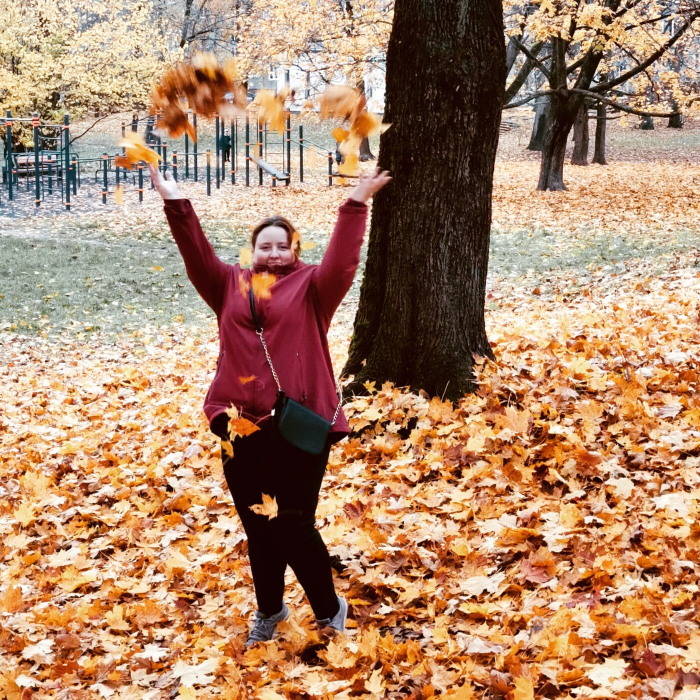
#> input picture tools/pins/life/life-autumn-leaves.jpg, 1400 x 1400 px (shown at 1/2 size); its folder holds only this picture in this run
$ python life_pal.py
#> lines starting #> are read from the running program, lines starting #| are printed output that depends on the picture
# Палитры из фото Алины (tools/pins/life/*.jpg) → tools/pins/life/palettes.json: 6 цветов, без почти-одинаковых, от светлого к тёмному.
import json, os, colorsys
from PIL import Image
D = os.path.join(os.path.dirname(__file__), 'life'); out = {}
for f in sorted(os.listdir(D)):
    if not f.endswith('.jpg'): continue
    im = Image.open(os.path.join(D, f)).convert('RGB'); im.thumbnail((240, 240))
#> further down, im is the input picture: PIL image 1400x1400 RGB; mean R, G, B 174.4, 135.8, 107.8
#> after `im.thumbnail((240, 240))`:
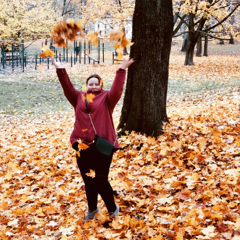
#> im: PIL image 240x240 RGB; mean R, G, B 174.5, 136, 107.9
    q = im.quantize(28, method=Image.Quantize.MEDIANCUT); pal = q.getpalette(); cnt = sorted(q.getcolors(), reverse=True)
#> after `q = im.quantize(28, method=Image.Quantize.MEDIANCUT)`:
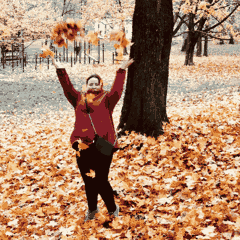
#> q: PIL image 240x240 P; mean R, G, B 174.9, 136, 107.8
#> after `pal = q.getpalette()`: pal = 84 values, max 248 at index 0, min 3 at index 83, mean 137
#> after `cnt = sorted(q.getcolors(), reverse=True)`: cnt = 28 pairs, first value 1301 to 2954, second value 0 to 27
    tot = sum(c for c, i in cnt); cand = [(c / tot, tuple(pal[i*3:i*3+3])) for c, i in cnt]
#> after `tot = sum((c for c, i in cnt))`: tot = 57600
#> after `cand = [(c / tot, tuple(pal[i * 3:i * 3 + 3])) for c, i in cnt]`: cand = 28 items
    sat = lambda c: colorsys.rgb_to_hsv(*[x/255 for x in c])[1] * colorsys.rgb_to_hsv(*[x/255 for x in c])[2]
    far = lambda rgb, cols: all(sum((a-b)**2 for a, b in zip(rgb, o)) > 2600 for o in cols)
    cols = []
    for w, rgb in cand:  # 3 главных по площади
        if len(cols) < 3 and far(rgb, cols): cols.append(rgb)
#> this loop made 28 passes
#> (w, rgb) on passes 1 to 12: (0.0513, (26, 6, 3)), (0.0491, (239, 210, 180)), (0.0465, (218, 205, 187)), (0.0464, (34, 17, 8)), (0.045, (243, 229, 205)), (0.0432, (239, 220, 193)), (0.0414, (230, 169, 109)), (0.0412, (229, 191, 159)), (0.038, (206, 168, 139)), (0.0365, (174, 89, 45)), (0.0357, (224, 144, 66)), (0.0357, (39, 29, 20))
#> after the loop, cols = [(26, 6, 3), (239, 210, 180), (230, 169, 109)]
    for w, rgb in sorted([x for x in cand if x[0] > .004], key=lambda x: -sat(x[1]) * (x[0] ** .25)):  # 3 ярких акцента
        if len(cols) < 6 and far(rgb, cols): cols.append(rgb)
#> this loop made 28 passes
#> (w, rgb) on passes 1 to 12: (0.0357, (224, 144, 66)), (0.03, (201, 102, 37)), (0.034, (209, 124, 62)), (0.0365, (174, 89, 45)), (0.0414, (230, 169, 109)), (0.0326, (145, 59, 30)), (0.0344, (238, 188, 125)), (0.0347, (209, 147, 107)), (0.0347, (127, 30, 38)), (0.0305, (242, 205, 151)), (0.0412, (229, 191, 159)), (0.038, (206, 168, 139))
#> after the loop, cols = [(26, 6, 3), (239, 210, 180), (230, 169, 109), (201, 102, 37), (145, 59, 30), (174, 132, 105)]
    for w, rgb in cand:
        if len(cols) < 6 and far(rgb, cols): cols.append(rgb)
    cols.sort(key=lambda c: -colorsys.rgb_to_hls(*[x/255 for x in c])[1])
    out[f[:-4]] = ['#%02X%02X%02X' % c for c in cols]
json.dump(out, open(os.path.join(D, 'palettes.json'), 'w'), indent=0)
print(len(out))
#| 1

$ run again, on tools/pins/life/life-childhood.jpg
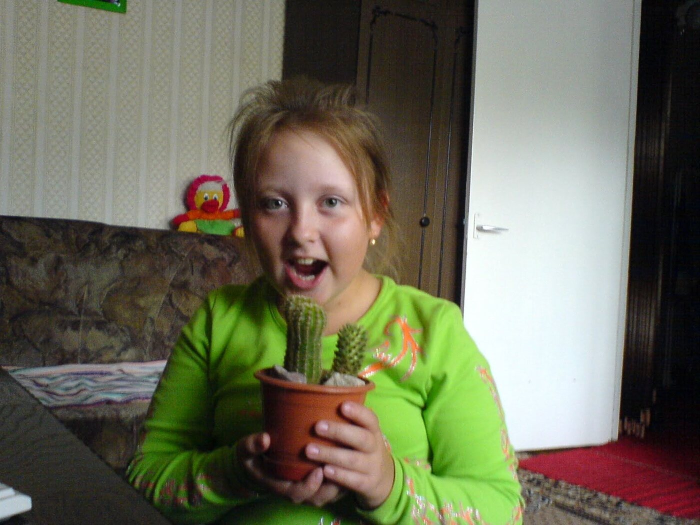
#> input picture tools/pins/life/life-childhood.jpg, 1400 x 1050 px (shown at 1/2 size)
#> im is the input picture: PIL image 1400x1050 RGB; mean R, G, B 108.9, 108.9, 89.3
#> `im.thumbnail((240, 240))`:
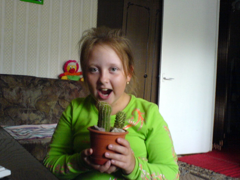
#> im: PIL image 240x180 RGB; mean R, G, B 109, 109, 89.4
#> `q = im.quantize(28, method=Image.Quantize.MEDIANCUT)`:
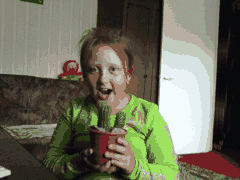
#> q: PIL image 240x180 P; mean R, G, B 108.8, 108.4, 90.5
#> pal = 84 values, max 253 at index 2, min 8 at index 81, mean 106
#> cnt = 28 pairs, first value 786 to 2696, second value 0 to 27
#> tot = 43200
#> cand = 28 items
#> the loop `for w, rgb in cand:` made 28 passes
#> (w, rgb) on passes 1 to 8: (0.0624, (8, 9, 11)), (0.0564, (144, 145, 132)), (0.0547, (136, 135, 119)), (0.0473, (53, 48, 40)), (0.0463, (69, 61, 49)), (0.0438, (92, 80, 62)), (0.0437, (38, 36, 27)), (0.0405, (184, 175, 162))
#> after the loop `for w, rgb in cand:`: cols = [(8, 9, 11), (144, 145, 132), (53, 48, 40)]
#> the loop `for w, rgb in sorted([x for x in cand if x[0] > .004], key=lambda x: -..` made 28 passes
#> (w, rgb) on passes 1 to 8: (0.0316, (158, 226, 96)), (0.0292, (137, 194, 80)), (0.0269, (114, 31, 36)), (0.0282, (122, 87, 67)), (0.024, (169, 137, 116)), (0.0265, (105, 125, 76)), (0.0251, (69, 80, 42)), (0.0438, (92, 80, 62))
#> after the loop `for w, rgb in sorted([x for x in cand if x[0] > .004], key=lambda x: -..`: cols = [(8, 9, 11), (144, 145, 132), (53, 48, 40), (158, 226, 96), (114, 31, 36), (122, 87, 67)]
#| 1

$ run again, on tools/pins/life/life-coffee-park.jpg
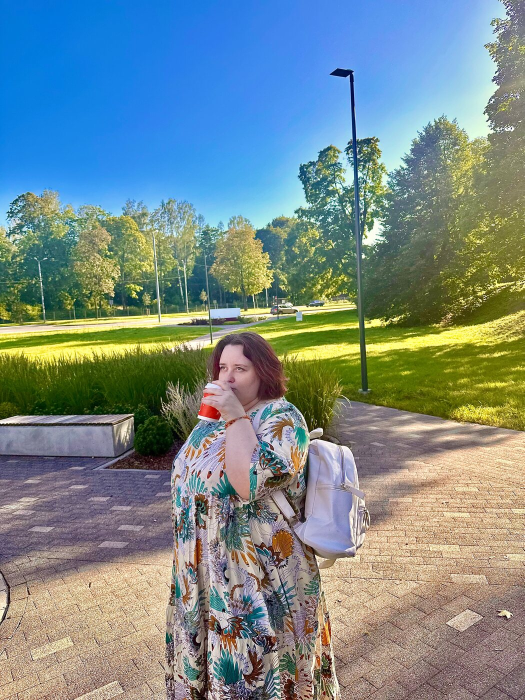
#> input picture tools/pins/life/life-coffee-park.jpg, 1049 x 1400 px (shown at 1/2 size)
#> im is the input picture: PIL image 1049x1400 RGB; mean R, G, B 120.7, 138.8, 138.6
#> `im.thumbnail((240, 240))`:
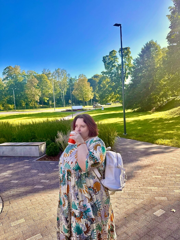
#> im: PIL image 180x240 RGB; mean R, G, B 120.8, 138.9, 138.7
#> `q = im.quantize(28, method=Image.Quantize.MEDIANCUT)`:
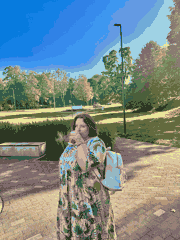
#> q: PIL image 180x240 P; mean R, G, B 120.3, 137.8, 139.1
#> pal = 84 values, max 240 at index 41, min 7 at index 63, mean 136.4
#> cnt = 28 pairs, first value 825 to 2809, second value 0 to 27
#> tot = 43200
#> cand = 28 items
#> the loop `for w, rgb in cand:` made 28 passes
#> (w, rgb) on passes 1 to 8: (0.065, (127, 107, 108)), (0.0536, (45, 55, 35)), (0.0521, (99, 106, 62)), (0.0462, (137, 124, 113)), (0.0453, (205, 176, 138)), (0.0424, (180, 151, 121)), (0.0409, (61, 151, 240)), (0.0404, (152, 128, 119))
#> after the loop `for w, rgb in cand:`: cols = [(127, 107, 108), (45, 55, 35), (99, 106, 62)]
#> the loop `for w, rgb in sorted([x for x in cand if x[0] > .004], key=lambda x: -..` made 28 passes
#> (w, rgb) on passes 1 to 8: (0.0368, (20, 129, 229)), (0.0304, (7, 123, 222)), (0.0409, (61, 151, 240)), (0.0296, (54, 139, 236)), (0.0235, (48, 130, 230)), (0.0336, (99, 154, 227)), (0.0235, (112, 171, 216)), (0.0453, (205, 176, 138))
#> after the loop `for w, rgb in sorted([x for x in cand if x[0] > .004], key=lambda x: -..`: cols = [(127, 107, 108), (45, 55, 35), (99, 106, 62), (20, 129, 229), (99, 154, 227), (205, 176, 138)]
#| 1

$ run again, on tools/pins/life/life-curlers.jpg
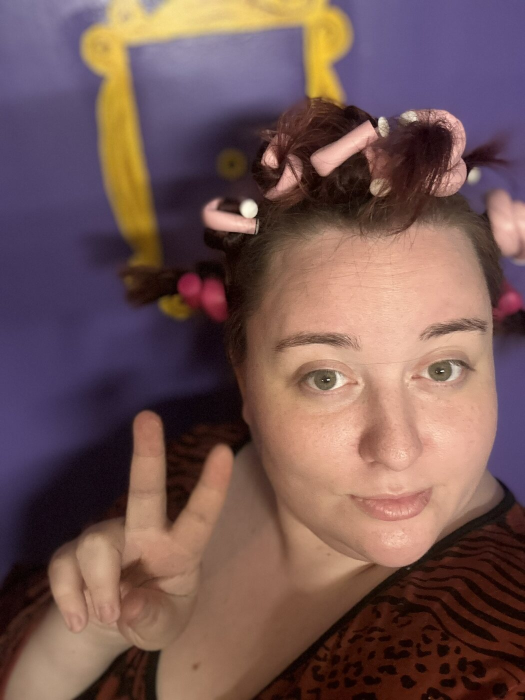
#> input picture tools/pins/life/life-curlers.jpg, 1050 x 1400 px (shown at 1/2 size)
#> im is the input picture: PIL image 1050x1400 RGB; mean R, G, B 115.7, 86.7, 84.7
#> `im.thumbnail((240, 240))`:
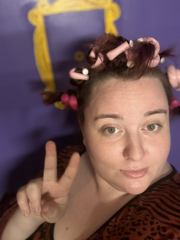
#> im: PIL image 180x240 RGB; mean R, G, B 115.8, 86.8, 84.9
#> `q = im.quantize(28, method=Image.Quantize.MEDIANCUT)`:
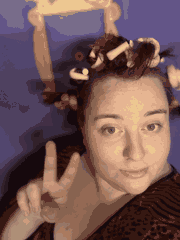
#> q: PIL image 180x240 P; mean R, G, B 115.8, 86.2, 84.8
#> pal = 84 values, max 237 at index 0, min 9 at index 82, mean 98.85
#> cnt = 28 pairs, first value 120 to 3032, second value 0 to 27
#> tot = 43200
#> cand = 28 items
#> the loop `for w, rgb in cand:` made 28 passes
#> (w, rgb) on passes 1 to 8: (0.0702, (54, 24, 18)), (0.0691, (99, 85, 135)), (0.0684, (79, 65, 96)), (0.0605, (22, 9, 13)), (0.0521, (40, 14, 10)), (0.0518, (230, 181, 146)), (0.0468, (136, 99, 80)), (0.0456, (110, 74, 59))
#> after the loop `for w, rgb in cand:`: cols = [(54, 24, 18), (99, 85, 135), (230, 181, 146)]
#> the loop `for w, rgb in sorted([x for x in cand if x[0] > .004], key=lambda x: -..` made 27 passes
#> (w, rgb) on passes 1 to 8: (0.0518, (230, 181, 146)), (0.04, (218, 168, 136)), (0.0248, (237, 199, 145)), (0.0392, (204, 155, 125)), (0.0376, (194, 143, 117)), (0.0401, (170, 122, 95)), (0.0425, (148, 105, 84)), (0.0468, (136, 99, 80))
#> after the loop `for w, rgb in sorted([x for x in cand if x[0] > .004], key=lambda x: -..`: cols = [(54, 24, 18), (99, 85, 135), (230, 181, 146), (194, 143, 117), (148, 105, 84), (110, 74, 59)]
#| 1

$ run again, on tools/pins/life/life-bubbles.jpg
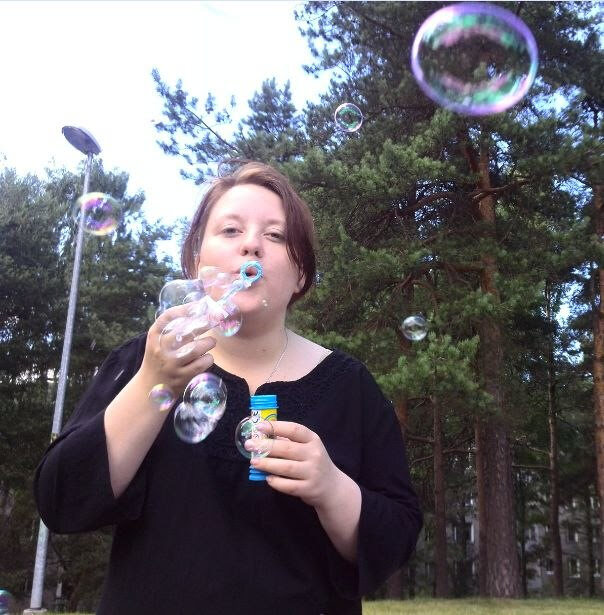
#> input picture tools/pins/life/life-bubbles.jpg, 604 x 615 px
#> im is the input picture: PIL image 604x615 RGB; mean R, G, B 103.6, 100.2, 104.8
#> `im.thumbnail((240, 240))`:
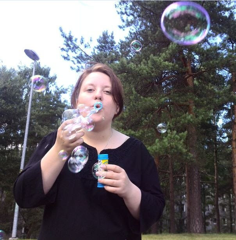
#> im: PIL image 236x240 RGB; mean R, G, B 103.6, 100.2, 104.8
#> `q = im.quantize(28, method=Image.Quantize.MEDIANCUT)`:
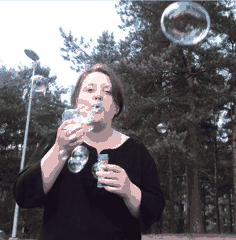
#> q: PIL image 236x240 P; mean R, G, B 103.6, 100.3, 104.7
#> pal = 84 values, max 255 at index 0, min 13 at index 82, mean 111.4
#> cnt = 28 pairs, first value 677 to 4378, second value 0 to 27
#> tot = 56640
#> cand = 28 items
#> the loop `for w, rgb in cand:` made 28 passes
#> (w, rgb) on passes 1 to 8: (0.0773, (255, 255, 255)), (0.0599, (44, 40, 40)), (0.0526, (55, 52, 51)), (0.0498, (37, 32, 33)), (0.0486, (21, 13, 23)), (0.0456, (28, 20, 33)), (0.0429, (51, 50, 47)), (0.0427, (66, 61, 61))
#> after the loop `for w, rgb in cand:`: cols = [(255, 255, 255), (44, 40, 40), (79, 83, 83)]
#> the loop `for w, rgb in sorted([x for x in cand if x[0] > .004], key=lambda x: -..` made 28 passes
#> (w, rgb) on passes 1 to 8: (0.0296, (147, 175, 198)), (0.035, (225, 186, 188)), (0.0334, (119, 133, 153)), (0.0339, (165, 141, 145)), (0.0268, (188, 192, 208)), (0.0282, (86, 98, 104)), (0.0227, (110, 94, 100)), (0.0456, (28, 20, 33))
#> after the loop `for w, rgb in sorted([x for x in cand if x[0] > .004], key=lambda x: -..`: cols = [(255, 255, 255), (44, 40, 40), (79, 83, 83), (147, 175, 198), (225, 186, 188), (119, 133, 153)]
#| 1
